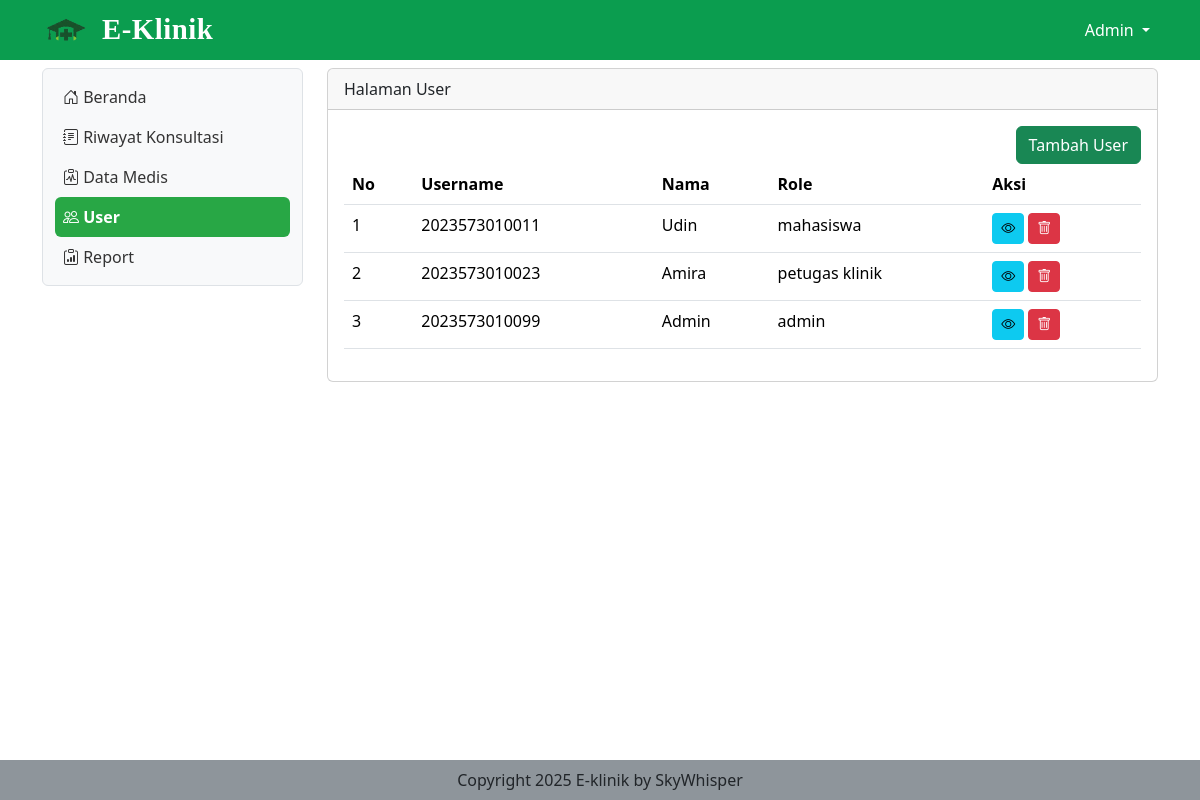
The app's page /user (signed in) with its own data.
### tables this page shows
CREATE TABLE `mahasiswa` (
  `nim` varchar(50) NOT NULL,
  `nama` varchar(100) DEFAULT NULL,
  `jurusan` varchar(100) DEFAULT NULL,
  `prodi` varchar(100) DEFAULT NULL,
  `tgl_lahir` date DEFAULT NULL,
  `jenis_kelamin` enum('Laki-laki','Perempuan') DEFAULT NULL,
  `alamat` text DEFAULT NULL,
  `no_hp` varchar(20) DEFAULT NULL
);

CREATE TABLE `user` (
  `username` varchar(50) NOT NULL,
  `password` varchar(100) NOT NULL,
  `role` enum('admin','petugas klinik','mahasiswa') NOT NULL
);

CREATE TABLE `petugas_klinik` (
  `id_petugas` varchar(50) NOT NULL,
  `nama` varchar(100) DEFAULT NULL,
  `jenis_kelamin` enum('Laki-laki','Perempuan') DEFAULT NULL,
  `spesialis` varchar(100) DEFAULT NULL,
  `no_hp` varchar(20) DEFAULT NULL,
  `alamat` text DEFAULT NULL
);

### user.php (the view, shortened to what this page needs)
<?php
include "proses/connect.php";
$query = mysqli_query($conn, "
 SELECT
    u.username,
    u.role,
    CASE
        WHEN u.role = 'petugas klinik' THEN pk.nama
        WHEN u.role = 'mahasiswa' THEN m.nama
        ELSE 'Admin'
    END AS nama,
    m.jenis_kelamin AS m_jenis_kelamin,
    m.no_hp AS m_no_hp,
    m.alamat AS m_alamat,
    m.jurusan AS jurusan,
    m.prodi AS prodi,
    m.tgl_lahir AS tgl_lahir,
    pk.jenis_kelamin AS pk_jenis_kelamin,
    pk.no_hp AS pk_no_hp,
    pk.alamat AS pk_alamat,
    pk.spesialis AS spesialis
FROM user u
LEFT JOIN petugas_klinik pk ON u.username = pk.id_petugas
LEFT JOIN mahasiswa m ON u.username = m.nim
");
$result = [];
while ($record = mysqli_fetch_assoc($query)) {
    $result[] = $record;
}
?>
<div class="col-lg-9 mt-2">
    <div class="card">
        <div class="card-header">
            Halaman User
        </div>
        <div class="card-body">
            <div class="row">
                <div class="col d-flex justify-content-end">
                    <button class="btn btn-success" data-bs-toggle="modal" data-bs-target="#ModalTambahUser">Tambah User</button>
                </div>
            </div>
            <?php if (empty($result)) {
                echo "Data user tidak ada";
            } else { ?>
                <div class="table-responsive">
                    <table class="table table-hover">
                        <thead>
                            <tr>
                                <th>No</th>
                                <th>Username</th>
                                <th>Nama</th>
                                <th>Role</th>
                                <th>Aksi</th>
                            </tr>
                        </thead>
                        <tbody>
                            <?php $no = 1;
                            foreach ($result as $row):
                                $modal_id = "ModalView_" . $row['username'];
                            ?>
                                <tr>
                                    <td><?php echo $no++; ?></td>
                                    <td><?php echo $row['username']; ?></td>
                                    <td><?php echo $row['nama']; ?></td>
                                    <td><?php echo $row['role']; ?></td>
                                    <td class="d-flex">
                                        <button class="btn btn-info btn-sm me-1" data-bs-toggle="modal" data-bs-target="#<?php echo $modal_id; ?>"><i class="bi bi-eye"></i></button>
                                        <button class="btn btn-danger btn-sm me-1"
                                            data-bs-toggle="modal"
                                            data-bs-target="#ModalDeleteUser_<?php echo $row['username']; ?>">
                                            <i class="bi bi-trash"></i>
                                        </button>
                                    </td>
                                </tr>
                            <?php endforeach; ?>
                        </tbody>
                    </table>
                </div>
            <?php } ?>
        </div>
    </div>
</div>

### index.php (shortened to what this page needs)
<?php
if (isset($_GET['x']) && $_GET['x'] == 'beranda') {
    $page = "beranda.php";
    include "main.php";
} elseif (isset($_GET['x']) && $_GET['x'] == 'datamedis') {
    $page = "datamedis.php";
    include "main.php";
} elseif (isset($_GET['x']) && $_GET['x'] == 'user') {
    if($_SESSION['role_eklinik']=='admin'){
        include "main.php";
    }else{
        $page = "beranda.php";
        include "main.php";
    }
} elseif (isset($_GET['x']) && $_GET['x'] == 'login') {
    include "login.php";
} elseif (isset($_GET['x']) && $_GET['x'] == 'logout') {
    include "proses/proses_logout.php";
} else {
    $page = "beranda.php";
    include "main.php";
}
?>

### main.php (shortened to what this page needs)
<?php
include "proses/connect.php";
$query = mysqli_query($conn, "SELECT * FROM user WHERE username = '$_SESSION[username_eklinik]'");
$hasil = mysqli_fetch_array($query);
?>
<!doctype html>
<html lang="en">
<head>
    <link href="https://cdn.jsdelivr.net/npm/bootstrap@5.3.8/dist/css/bootstrap.min.css" rel="stylesheet"
>
    <link rel="stylesheet" href="https://cdn.jsdelivr.net/npm/bootstrap-icons@1.13.1/font/bootstrap-icons.min.css">
</head>
<body>
    <?php include "header.php" ?>
    <div class="container-lg">
        <div class="row">
            <?php include "sidebar.php" ?>
            <?php
            include $page;
            ?>
        </div>
        <div class="fixed-bottom text-center  py-2" style="background-color: #8e959bff;">
            Copyright 2025 E-klinik by SkyWhisper
        </div>
    </div>
</body>
</html>

### header.php (shortened to what this page needs)
<nav class="navbar navbar-expand sticky-top" style="background-color: #0b9d4fff; padding-top: 0.3rem; padding-bottom: 0.3rem;">
  <div class="container-lg">
    <a class="navbar-brand fw-bold d-flex align-items-center" href="."
      style="font-family: 'Times New Roman', Times, serif; font-size: 1.8rem; color: #fff; letter-spacing: 0.5px;">
      <img src="assets/img/logo2.png" alt="Logo E-Klinik"
        style="width: 50px; height: 40px; object-fit: contain; margin-right: 10px;">
      <span style="line-height: 1;">E-Klinik</span>
    </a>
    <div class="collapse navbar-collapse justify-content-end" id="navbarNavDropdown">
      <ul class="navbar-nav">
        <li class="nav-item dropdown">
          <a class="nav-link dropdown-toggle text-white" href="#" role="button" data-bs-toggle="dropdown" aria-expanded="false">
            <?php echo $_SESSION['nama_eklinik'] ?? 'User'; ?>
          </a>
        </li>
      </ul>
    </div>
  </div>
</nav>

### sidebar.php (shortened to what this page needs)
<link rel="stylesheet" href="assets/css/style.css">
<div class="col-lg-3">
    <nav class="navbar navbar-expand-lg bg-light rounded border mt-2">
        <div class="container-fluid">
            <div class="offcanvas offcanvas-start" tabindex="-1" id="offcanvasNavbar"
                aria-labelledby="offcanvasNavbarLabel" style="width: 250px">
                <div class="offcanvas-body">
                    <ul class="navbar-nav nav-pills flex-column justify-content-end flex-grow-1">
                        <li class="nav-item">
                            <a class="nav-link ps-2 <?php echo (isset($_GET['x']) && $_GET['x'] == 'beranda' || !isset($_GET['x'])) ? 'active link-light' : 'link-dark'; ?>"
                                aria-current="page" href="beranda"><i class="bi bi-house-door"></i> Beranda</a>
                        </li>
                         <?php if($hasil['role'] =='admin' || $hasil['role'] == 'mahasiswa'){?>
                        <li class="nav-item">
                            <a class="nav-link ps-2 <?php echo (isset($_GET['x']) && $_GET['x']=='riwayatkonsultasi') ? 'active link-light' : 'link-dark'; ?>"
                                href="riwayatkonsultasi"><i class="bi bi-journal-text"></i> Riwayat Konsultasi</a>
                        </li>
                        <?php }?>
                        <li class="nav-item">
                            <a class="nav-link ps-2 <?php echo (isset($_GET['x']) && $_GET['x']=='datamedis') ? 'active link-light' : 'link-dark'; ?>"
                                href="datamedis"><i class="bi bi-clipboard-pulse"></i> Data Medis</a>
                        </li>
                        <?php if($hasil['role']=='admin'){?>
                        <li class="nav-item">
                            <a class="nav-link ps-2 <?php echo (isset($_GET['x']) && $_GET['x']=='user') ? 'active link-light' : 'link-dark'; ?>"
                                href="user"><i class="bi bi-people"></i> User</a>
                        </li>
                        <li class="nav-item">
                            <a class="nav-link ps-2 <?php echo (isset($_GET['x']) && $_GET['x']=='report') ? 'active link-light' : 'link-dark'; ?>"
                                href="report"><i class="bi bi-clipboard-data"></i> Report</a>
                        </li>
                        <?php  }?>
                    </ul>
                </div>
            </div>
    </nav>
</div>

### assets/css/style.css (style rules this page uses)
body { height: 100%; }
.nav-pills .nav-link.active { background-color: #28a745 !important; color: #ffffff !important; font-weight: bold; border-radius: 6px; }
.nav-pills .nav-link { color: #333333 !important; }

### records on screen
mahasiswa: nim.username "2023573010011", nama "Udin", nim.role "mahasiswa"
petugas_klinik: id_petugas.username "2023573010023", nama "Amira", id_petugas.role "petugas klinik"
user: username "2023573010099", nama "Admin", role "admin"

### other values on screen
$_SESSION['nama_eklinik'] "Admin"
